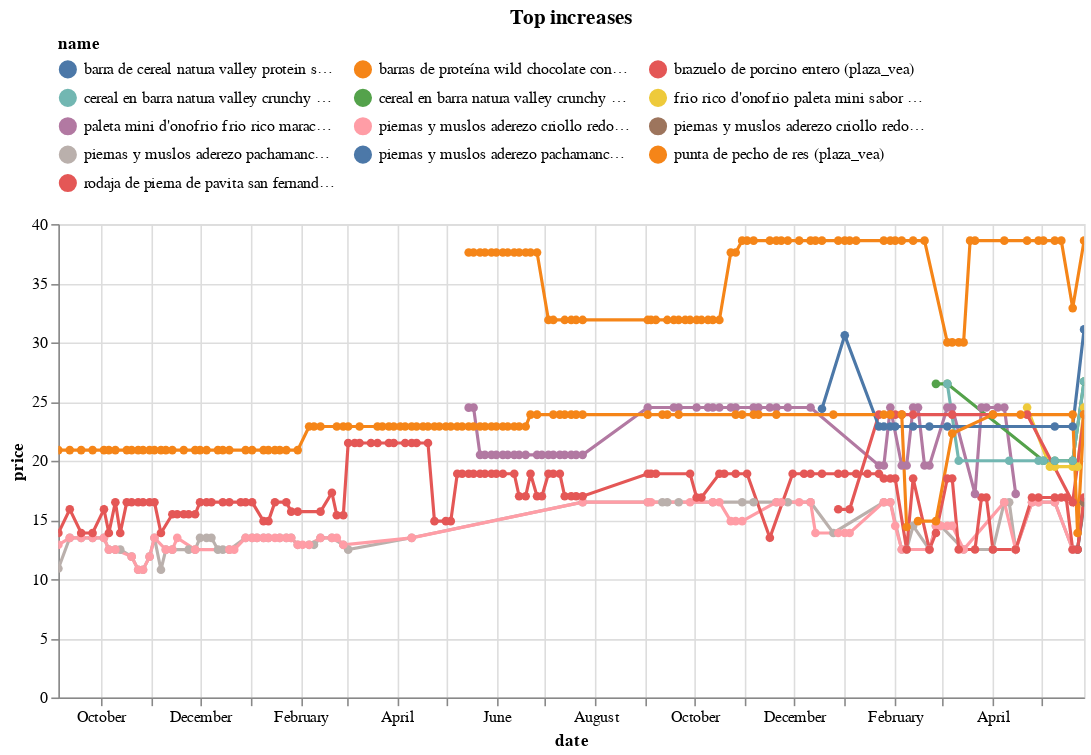

Notebook source saved alongside this figure:
### Code cell
(top_changes_abs
 .sort_values('change')
 .tail(10)
 .pipe(plot_changes, 'Top increases')
)

### Figure 1 — Vega-Lite specification as saved in the notebook (floating-point values rounded to 4 significant figures; data arrays with more than 128 entries replaced by an {"elided": "..."} marker saying what was removed)
{"config": {"view": {"continuousWidth": 300, "continuousHeight": 300}, "legend": {"columns": 3, "orient": "top"}}, "data": {"name": "data-0e9ee7f29bb168c60c47baa54b5dbbdd"}, "mark": {"type": "line", "point": true}, "encoding": {"color": {"field": "name", "scale": {"domain": ["barra de cereal natura valley protein sabor a maní, almendra y chocolate caja 201g (plaza_vea)", "barras de proteína wild chocolate con maní paquete 15g caja 5un (plaza_vea)", "brazuelo de porcino entero (plaza_vea)", "cereal en barra natura valley crunchy dark chocolate caja 253g (plaza_vea)", "cereal en barra natura valley crunchy miel y avena caja 253g (plaza_vea)", "frio rico d'onofrio paleta mini sabor maracuyá caja 5un (plaza_vea)", "paleta mini d'onofrio frio rico maracuyá caja 5un (plaza_vea)", "piernas y muslos aderezo criollo redondos bolsa 650g (plaza_vea)", "piernas y muslos aderezo criollo redondos bolsa 780g (plaza_vea)", "piernas y muslos aderezo pachamanca redondos bolsa 650g (plaza_vea)", "piernas y muslos aderezo pachamanca redondos bolsa 780g (plaza_vea)", "punta de pecho de res (plaza_vea)", "rodaja de pierna de pavita san fernando congelado (plaza_vea)"]}, "type": "nominal"}, "tooltip": [{"field": "name", "type": "nominal"}, {"field": "price", "type": "quantitative"}, {"field": "last_price", "type": "quantitative"}], "x": {"field": "date", "type": "temporal"}, "y": {"field": "price", "type": "quantitative"}}, "params": [{"name": "param_11", "select": {"type": "point", "fields": ["name"]}, "bind": "legend"}, {"name": "param_12", "select": {"type": "interval", "encodings": ["x", "y"]}, "bind": "scales"}], "title": "Top increases", "transform": [{"filter": {"param": "param_11"}}], "width": 650, "$schema": "https://vega.github.io/schema/vega-lite/v5.17.0.json", "datasets": {"data-0e9ee7f29bb168c60c47baa54b5dbbdd": {"elided": "518 records"}}}
